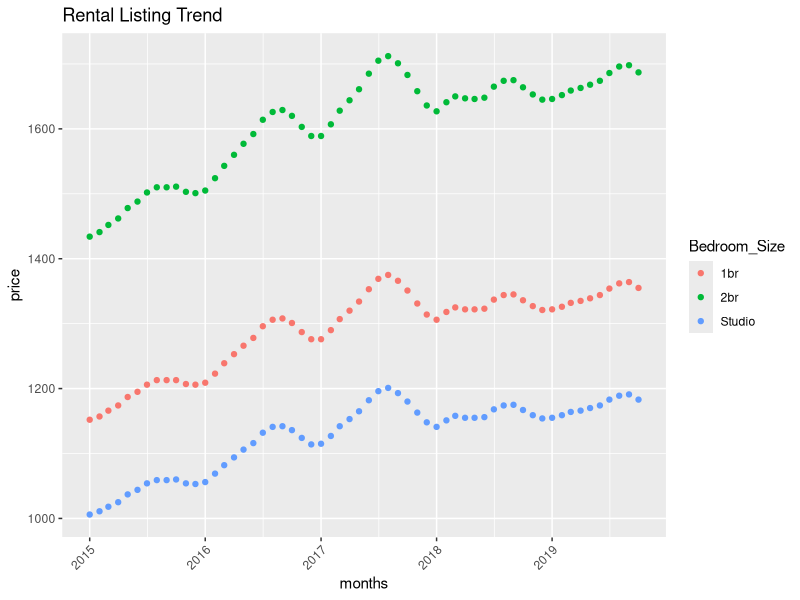

Source code (R):


library(ggplot2)
library(tidyr)
library(lubridate)
library(dplyr)

# Read the csv and store it under the name "avg_means"
avg_means <- read.csv("data/seattle_apt_2015_2019.csv",
                      stringsAsFactors = FALSE)

# Creates new dataframe with a column for all month dates
avg_means2 <- avg_means %>%
  gather(
    key = months,
    value = price,
    -Bedroom_Size
  )

# Removes the "X"
avg_means2$months <- sub("X", "", avg_means2$months)
# Adds a day to the dates so that it is compatible with as.Date() function.
avg_means2$months <- paste0(avg_means2$months, ".01")

# Adds a "year" column specifying the year.
avg_means2 <- mutate(
  avg_means2,
  year = format(as.Date(months, format = "%Y.%m.%d"), "%Y")
)


# Converts the "months" column into dates, data type is double.
avg_means2$months <- as.Date(avg_means2$months, format = "%Y.%m.%d")


# Return the first and last part of objects in the avg_means2 dataframe.
head(avg_means2)

# Creates a data plot.
ggplot() +
  # Points are placed the prices of housing for each month, separated by the
  # Bedroom Size.
  geom_point(data = avg_means2,
             aes(x = months, y = price, color = Bedroom_Size), group = 3
  ) +
  # Turns the x-axis labels to 45 degrees so that it is readable
  # This solution was taken from the second answer in this post:
  # https://stackoverflow.com/questions/50399838/how-to-alternate-a-new-line
  # -for-overlapping-x-axis-labels
  theme(axis.text.x  = element_text(angle=45, hjust = 1)) +
  ggtitle("Rental Listing Trend")